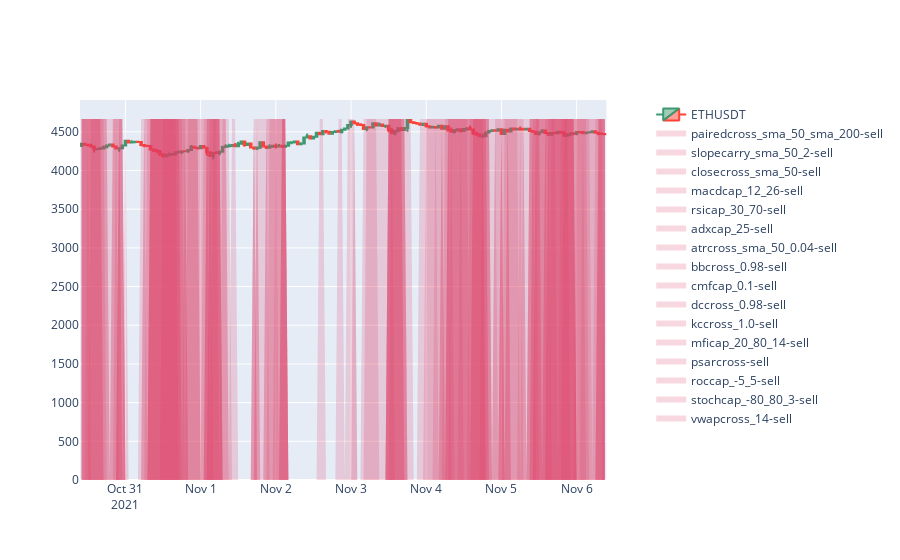

The notebook cell saved with this chart:
### Code cell
kline.plot(24*7, signals=kline.signals, signal_type='sell')

### Figure 1 — Plotly figure (JSON) as saved in the notebook; plotly's stock layout.template omitted (floating-point values rounded to 4 significant figures; data arrays with more than 128 entries replaced by an {"elided": "..."} marker saying what was removed)
{"data": [{"close": {"elided": "168 float values"}, "high": {"elided": "168 float values"}, "low": {"elided": "168 float values"}, "name": "ETHUSDT", "open": {"elided": "168 float values"}, "type": "candlestick", "x": {"elided": "168 str values"}}, {"fill": "tozeroy", "fillcolor": "rgba(220, 60, 100, 0.2)", "mode": "none", "name": "pairedcross_sma_50_sma_200-sell", "type": "scatter", "x": {"elided": "168 str values"}, "y": {"elided": "168 int values"}}, {"fill": "tozeroy", "fillcolor": "rgba(220, 60, 100, 0.2)", "mode": "none", "name": "slopecarry_sma_50_2-sell", "type": "scatter", "x": {"elided": "168 str values"}, "y": {"elided": "168 float values"}}, {"fill": "tozeroy", "fillcolor": "rgba(220, 60, 100, 0.2)", "mode": "none", "name": "closecross_sma_50-sell", "type": "scatter", "x": {"elided": "168 str values"}, "y": {"elided": "168 float values"}}, {"fill": "tozeroy", "fillcolor": "rgba(220, 60, 100, 0.2)", "mode": "none", "name": "macdcap_12_26-sell", "type": "scatter", "x": {"elided": "168 str values"}, "y": {"elided": "168 float values"}}, {"fill": "tozeroy", "fillcolor": "rgba(220, 60, 100, 0.2)", "mode": "none", "name": "rsicap_30_70-sell", "type": "scatter", "x": {"elided": "168 str values"}, "y": {"elided": "168 float values"}}, {"fill": "tozeroy", "fillcolor": "rgba(220, 60, 100, 0.2)", "mode": "none", "name": "adxcap_25-sell", "type": "scatter", "x": {"elided": "168 str values"}, "y": {"elided": "168 float values"}}, {"fill": "tozeroy", "fillcolor": "rgba(220, 60, 100, 0.2)", "mode": "none", "name": "atrcross_sma_50_0.04-sell", "type": "scatter", "x": {"elided": "168 str values"}, "y": {"elided": "168 int values"}}, {"fill": "tozeroy", "fillcolor": "rgba(220, 60, 100, 0.2)", "mode": "none", "name": "bbcross_0.98-sell", "type": "scatter", "x": {"elided": "168 str values"}, "y": {"elided": "168 float values"}}, {"fill": "tozeroy", "fillcolor": "rgba(220, 60, 100, 0.2)", "mode": "none", "name": "cmfcap_0.1-sell", "type": "scatter", "x": {"elided": "168 str values"}, "y": {"elided": "168 float values"}}, {"fill": "tozeroy", "fillcolor": "rgba(220, 60, 100, 0.2)", "mode": "none", "name": "dccross_0.98-sell", "type": "scatter", "x": {"elided": "168 str values"}, "y": {"elided": "168 float values"}}, {"fill": "tozeroy", "fillcolor": "rgba(220, 60, 100, 0.2)", "mode": "none", "name": "kccross_1.0-sell", "type": "scatter", "x": {"elided": "168 str values"}, "y": {"elided": "168 float values"}}, {"fill": "tozeroy", "fillcolor": "rgba(220, 60, 100, 0.2)", "mode": "none", "name": "mficap_20_80_14-sell", "type": "scatter", "x": {"elided": "168 str values"}, "y": {"elided": "168 float values"}}, {"fill": "tozeroy", "fillcolor": "rgba(220, 60, 100, 0.2)", "mode": "none", "name": "psarcross-sell", "type": "scatter", "x": {"elided": "168 str values"}, "y": {"elided": "168 float values"}}, {"fill": "tozeroy", "fillcolor": "rgba(220, 60, 100, 0.2)", "mode": "none", "name": "roccap_-5_5-sell", "type": "scatter", "x": {"elided": "168 str values"}, "y": {"elided": "168 int values"}}, {"fill": "tozeroy", "fillcolor": "rgba(220, 60, 100, 0.2)", "mode": "none", "name": "stochcap_-80_80_3-sell", "type": "scatter", "x": {"elided": "168 str values"}, "y": {"elided": "168 float values"}}, {"fill": "tozeroy", "fillcolor": "rgba(220, 60, 100, 0.2)", "mode": "none", "name": "vwapcross_14-sell", "type": "scatter", "x": {"elided": "168 str values"}, "y": {"elided": "168 float values"}}], "layout": {"xaxis": {"anchor": "y", "domain": [0, 0.94], "rangeslider": {"visible": false}}, "yaxis": {"anchor": "x", "domain": [0, 1]}, "yaxis2": {"anchor": "x", "overlaying": "y", "side": "right"}}}
